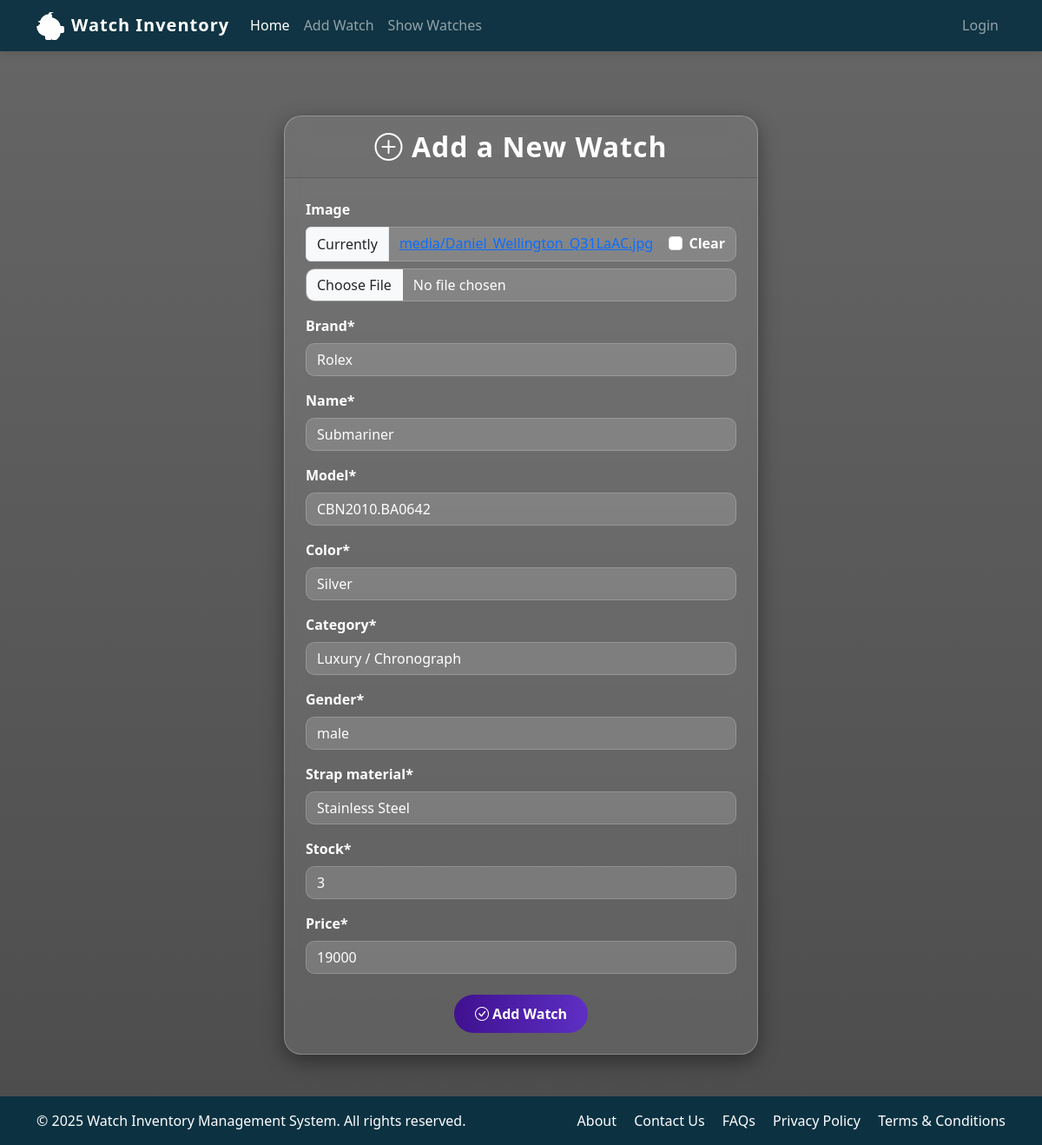
/update/28, run on the app's committed database.
### watch_app/models.py (models this page shows, shortened)
class Watch(models.Model):
    owner = models.ForeignKey(
        User,
        on_delete=models.CASCADE,
        related_name="watches",
        null=True,       # temp so old rows won’t break
        blank=True
    )
    image = models.ImageField(upload_to="media", null=True, blank=True)
    brand = models.CharField(max_length=100)
    name = models.CharField(max_length=100)
    model = models.CharField(max_length=100)
    color = models.CharField(max_length=100)
    category = models.CharField(max_length=100)
    gender = models.CharField(max_length=100)
    strap_material = models.CharField(max_length=100)
    stock = models.IntegerField()
    price = models.IntegerField()

### watch_app/views.py (the view, shortened to what this page needs)
# urls.py: path('update/<id>',update_watch_view, name="update-watch"),
def update_watch_view(request, id):
    watch = Watch.objects.get(id=id)
    form = WatchForm(instance=watch)
    template_name = "watch_app/add_watch.html"
    context = {'form': form}
    return render(request, template_name, context)

### watch_app/forms.py
class WatchForm(forms.ModelForm):
    class Meta:
        model = Watch
        fields = "__all__"
        exclude = ['owner']

### templates/watch_app/add_watch.html (shortened to what this page needs)
{% extends 'base.html' %}
{% load crispy_forms_tags %}
{% block content %}
<div class="container mt-5 mb-5 d-flex justify-content-center">
    <div class="card w-50">
        <div class="card-header text-white text-center">
            <h2 class="mb-0 fw-bold"><i class="bi bi-plus-circle"></i> Add a New Watch</h2>
        </div>
        <div class="card-body p-4">
            <form method="post" enctype="multipart/form-data">
                {{ form|crispy }}
                <div class="text-center mt-4">
                    <button class="btn btn-primary px-4">
                        <i class="bi bi-check-circle"></i> Add Watch
                    </button>
                </div>
            </form>
        </div>
    </div>
</div>
<div class="position-fixed top-0 end-0 p-3" style="z-index: 1050;">
</div>
{% endblock %}

### templates/base.html (style rules this page uses)
body { background-color: #f8f9fa; display: flex; flex-direction: column; min-height: 100vh; margin: 0; }

### templates/watch_app/add_watch.html (style rules this page uses)
body { background: linear-gradient(rgba(0, 0, 0, 0.6), rgba(0, 0, 0, 0.7)), url('https://cdn.prod.website-files.com/66827949c7b425e60255a484/67750e77778a05dda84cf763_67750e75a69ea8678c4969d0_lastImage.png') no-repeat center center/cover; min-height: 100vh; overflow-x: hidden; }
.card { background: rgba(255, 255, 255, 0.1); backdrop-filter: blur(12px); border: 1px solid rgba(255, 255, 255, 0.25); color: #fff; border-radius: 20px; box-shadow: 0 8px 25px rgba(0, 0, 0, 0.4); transition: transform 0.4s ease, box-shadow 0.4s ease; animation: floatUp 0.9s ease-out; }
.card-header { font-size: 1.6rem; letter-spacing: 1px; border-top-left-radius: 20px !important; border-top-right-radius: 20px !important; padding: 1rem; animation: fadeDown 1s ease-out; }
.form-control { background-color: rgba(255, 255, 255, 0.15) !important; color: #fff !important; border: 1px solid rgba(255, 255, 255, 0.3); border-radius: 10px; transition: all 0.3s ease; animation: fadeInField 0.6s ease forwards; opacity: 0; }
.form-control:nth-child(1) { animation-delay: 0.2s; }
.form-control:nth-child(2) { animation-delay: 0.3s; }
label { color: #fff; font-weight: 600; }
.btn-primary { background: linear-gradient(90deg, #3f118f, #5e2fc4); border: none; border-radius: 50px; font-weight: 600; padding: 0.6rem 1.8rem; transition: all 0.3s ease; animation: popUp 0.9s ease; }

### data on the page
Watch: brand "Rolex", name "Submariner", model "CBN2010.BA0642", color "Silver", category "Luxury / Chronograph", gender "male", strap_material "Stainless Steel", stock "3", price "19000"

### other printed values
{{ year|default:2025 }} "2025"
